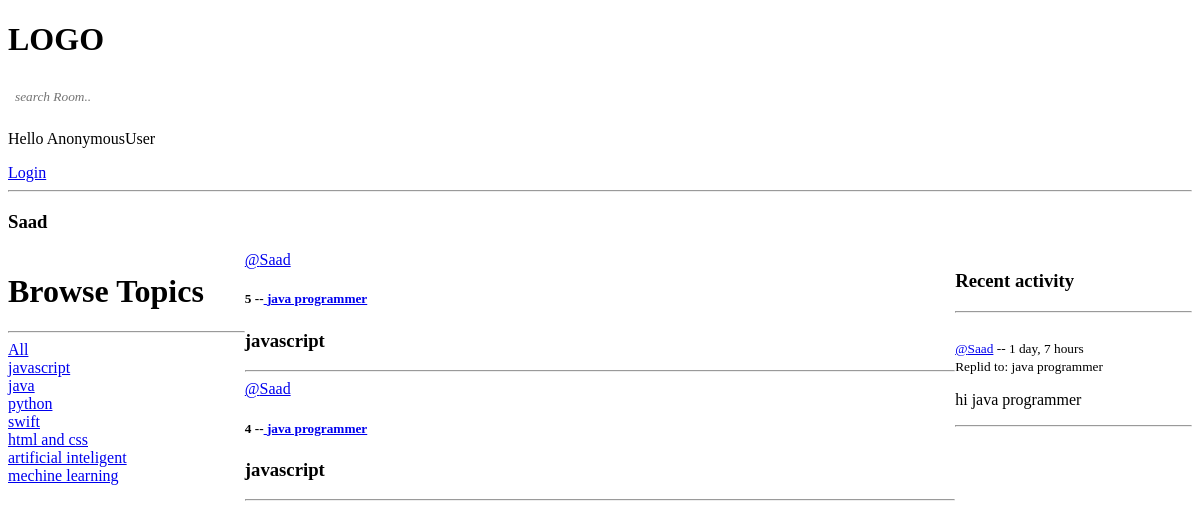
Screenshot of /user-profile/2 with the database file from the repository.
### user/models.py (models this page shows)
class Topic (models.Model):
    name=models.CharField(max_length=200)
    def __str__(self):
        return self.name

class Room (models.Model):
    host =models.ForeignKey(User, on_delete=models.SET_NULL, null=True)
    topic =models.ForeignKey(Topic, on_delete=models.SET_NULL, null=True)
    name =models.CharField(max_length=200)
    description=models.TextField(null=True, blank=True)
    participants =models.ManyToManyField(
        User, related_name='participants', blank=True)
    updated=models.DateTimeField(auto_now=True)
    created=models.DateTimeField(auto_now_add=True)
    class Meta:
        ordering=['-updated','-created'] #
    def __str__(self) :
        return self.name

class Message (models.Model):
    user =models.ForeignKey(User, on_delete=models.CASCADE)
    room =models.ForeignKey(Room, on_delete=models.CASCADE)
    body =models.TextField(default='Default message')
    updated=models.DateTimeField(auto_now=True)
    created =models.DateTimeField(auto_now_add=True)
    class Meta:
        ordering=['-updated','-created']
    def __str__(self):
        return self.body[0:50]

### user/views.py (the view)
# urls.py: path('user-profile/<str:pk>', views.profile, name='user-profile'),
def profile (request, pk):
    user =User.objects.get(id=pk)
    rooms =user.room_set.all() # only show which user profile you want to check that user room contain you can see
    topics= Topic.objects.all()
    room_messages =user.message_set.all() # only show which user profile you want to check that user message you can see
    context={'user':user, 'rooms':rooms ,'topics':topics, 'room_messages':room_messages}
    return render (request, 'base/profile.html', context)

### templates/base/profile.html (shortened to what this page needs)
{% extends 'base/main.html' %}
{% block content %}
<h3> {{user.username}}</h3>
<div class="profile-container">
    <div>
        {% include 'base/topic_component.html' %}
    </div>
    <div>
        {% include 'base/feed_component.html' %}
    </div>
    <div>
       {% include 'base/activity_component.html' %}
    </div>
</div>
{% endblock content%}

### templates/base/topic_component.html
<h1> Browse Topics</h1>
<hr>
<div>
    <a class="topic-style" href="{% url 'home' %}">All</a>
</div>
 {% for topic in topics %}
    <div>
        <a class="topic-style" href ="{% url 'home' %}?q={{topic.name}}">{{topic.name}}</a>
    </div>
 {% endfor %}

### templates/base/feed_component.html (shortened to what this page needs)
{%for room in rooms%}
<div>
    <a href="{% url 'user-profile' room.host.id %}">@{{room.host.username}}</a>
    <h5>
    {{room.id}} --<a class="room-name-style" href="{% url 'room' room.id %}"> {{room.name}} </a>
    </h5>
    <h3 >{{room.topic}}</h3>
    <hr>
</div>
{% endfor %}

### templates/base/activity_component.html (shortened to what this page needs)
<h3>Recent activity </h3>
        <hr>
        <div>
            {% for message in room_messages %}
            <br>
            <small><a href="{% url 'user-profile' message.user.id %}">@{{message.user}}</a> -- {{message.created|timesince}}</small>
            <br>
            <small>Replid to: {{message.room}}</small>
            <p>{{message}}</p>
            <hr>
            {% endfor%}
        </div>

### templates/base/profile.html (style rules this page uses)
.profile-container { display: grid; grid-template-columns: 1fr 3fr 1fr; }

### rows the page displays
Topic: name "javascript"
Topic: name "java"
Topic: name "python"
Topic: name "swift"
Topic: name "html and css"
Topic: name "artificial inteligent"
Topic: name "mechine learning"
Room: host.username "Saad", id "5", name "java programmer", topic "javascript"
Room: host.username "Saad", id "4", name "java programmer", topic "javascript"
Message: user "Saad", created "1 day, 7 hours", room "java programmer", body "hi java programmer"

### other values shown
{{ request.user }} "AnonymousUser"
{{ user.username }} "Saad"
